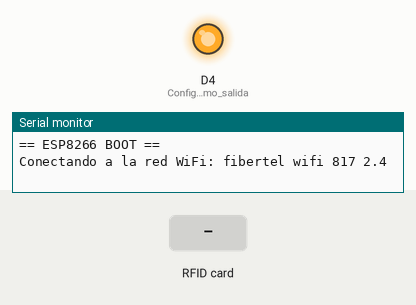
This sketch was run on a simulated ESP8266 (NodeMCU). Shown: output pins drawn as LEDs (lit = HIGH), the last lines printed to the serial monitor. The test bench sets the inputs (shaded band). WiFi joins after 1.5 s; servers stay silent unless stated; uploads are accepted with an empty reply.

Above: at 0.6 s.
At 3.2 s:
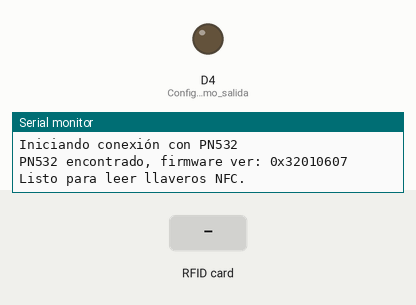
3.3 s: RFID card 5E 7A 19 C4 held to the reader
Timing chart, 0 to 6.3 s (numbered marks = the images above; inputs shaded):
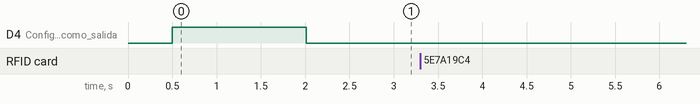

The sketch:

esp8266.ino
```cpp
#define WIFI
#define NFC
// #define KEYPAD

#ifdef WIFI
  #include <ESP8266WiFi.h>
  #include <ESP8266HTTPClient.h>
#endif
#ifdef NFC
  #include <Adafruit_PN532.h>
  #include <Wire.h>
#endif
#ifdef KEYPAD
  #include <Keypad.h>
#endif

// Pines seguros para GPIO
#define D1   5    // GPIO5   -> OK para uso general
#define D2   4    // GPIO4   -> OK para uso general
#define D5   14   // GPIO14  -> OK para uso general (SCK)
#define D6   12   // GPIO12  -> OK para uso general (MISO)
#define D7   13   // GPIO13  -> OK para uso general (MOSI)
#define D8   15   // GPIO15  -> cuidado: debe estar en LOW al boot, no recomendable para entradas

// Pines problemáticos (boot mode)
#define D0   16   // GPIO16  -> OK solo como salida, no tiene interrupciones
#define D3   0    // GPIO0   -> ENTRADA al boot, si está en LOW el ESP no arranca
#define D4   2    // GPIO2   -> Debe estar HIGH al boot, conectado al LED azul
#define D8B  15   // GPIO15  -> Debe estar LOW al boot, no usar como entrada

// Pines reservados (no usar salvo casos específicos)
#define RX   3    // GPIO3   -> RX Serial
#define TX   1    // GPIO1   -> TX Serial

//////////////////////////////////
// Configuración Keypad
#ifdef KEYPAD
  const uint8_t ROWS = 4;
  const uint8_t COLS = 4;
  char keys[ROWS][COLS] = {
    { '1', '2', '3', 'A' },
    { '4', '5', '6', 'B' },
    { '7', '8', '9', 'C' },
    { '*', '0', '#', 'D' }
  };

  uint8_t colPins[COLS] = { D4, D5, D6, D7 }; // Pins connected to C1, C2, C3, C4
  uint8_t rowPins[ROWS] = { D8, D1, D2, D3}; // Pins connected to R1, R2, R3, R4

  Keypad keypad = Keypad(makeKeymap(keys), rowPins, colPins, ROWS, COLS);
#endif
//////////////////////////////////

//////////////////////////////////
// Configuración WiFi
#ifdef WIFI
  #define WIFI_SSID "fibertel wifi 817 2.4"
  #define WIFI_PASSWORD "barhaulet1"
  #define WIFI_CHANNEL 6
#endif
//////////////////////////////////

//////////////////////////////////
// Configuración del PN532
#ifdef NFC
  #define SDA_PIN D2  // D2
  #define SCL_PIN D1  // D1
  #define PN532_IRQ   2   // cualquier pin libre
  #define PN532_RESET 3   // cualquier pin libre
  Adafruit_PN532 nfc(PN532_IRQ, PN532_RESET, &Wire);
#endif
//////////////////////////////////

#define ENDPOINT_URL "http://192.168.0.187:8080/turnero"

void setup() {
  Serial.begin(115200);
  delay(500);
  pinMode(LED_BUILTIN, OUTPUT); // Configura LED como salida
  digitalWrite(LED_BUILTIN, HIGH);
  Serial.println("== ESP8266 BOOT ==");

  // Seteamos el internet
  #ifdef WIFI
    Serial.printf("Conectando a la red WiFi: %s\n", WIFI_SSID);
    WiFi.begin(WIFI_SSID, WIFI_PASSWORD, WIFI_CHANNEL);

    while (WiFi.status() != WL_CONNECTED) {
      delay(500);
      Serial.print(".");
    }

    Serial.println("");
    Serial.printf("Conectado a %s\n", WIFI_SSID);
    Serial.print("IP asignada: ");
    Serial.println(WiFi.localIP());  // IP local del ESP8266
  #endif

  // Comenzar lectura NFC
  #ifdef NFC
    Serial.printf("Iniciando conexión con PN532\n");
    Wire.begin(SDA_PIN, SCL_PIN);
    nfc.begin();


    uint32_t versiondata = nfc.getFirmwareVersion();
    if (!versiondata) {
      Serial.println("No se pudo encontrar PN532");
      while(1) delay(5000);
    }

    Serial.print("PN532 encontrado, firmware ver: 0x");
    Serial.println(versiondata, HEX);

    nfc.SAMConfig(); // Configura el PN532 para lectura de tarjetas
    Serial.println("Listo para leer llaveros NFC.");
  #endif

  digitalWrite(LED_BUILTIN, LOW); // Enciende el led, en el esp8266 el low es el high, ni idea por que
}

void loop() {
  #if defined(NFC) && !defined(KEYPAD)
    uint8_t success;
    uint8_t uid[7];      // Tamaño máximo UID
    uint8_t uidLength;

    // Espera a que un llavero NFC esté presente
    success = nfc.readPassiveTargetID(PN532_MIFARE_ISO14443A, uid, &uidLength);

    if (success) {
      Serial.print("UID leído: ");
      for (uint8_t i = 0; i < uidLength; i++) {
        Serial.print(uid[i], HEX);
        if (i < uidLength - 1) Serial.print(":");
      }
      #ifdef WIFI
        String szUid = uidToString(uid, uidLength);
        sendAttendance(szUid.c_str());
      #endif
      Serial.println();
      delay(1000); // Pequeño retardo para evitar lecturas repetidas inmediatas
    }
  #elif !defined(NFC) && defined(KEYPAD)
    char key = keypad.getKey();
    if(key != NO_KEY) Serial.println(key);
  #else
    // Codigo por si ninguno de los 2 está
  #endif


}

String uidToString(uint8_t *uid, uint8_t uidLength) {
  String uidString = "";
  for (uint8_t i = 0; i < uidLength; i++) {
    if (uid[i] < 0x10) uidString += "0"; // asegura siempre 2 dígitos
    uidString += String(uid[i], HEX);
    if (i < uidLength - 1) uidString += ":"; // separador entre bytes
  }
  uidString.toUpperCase(); // opcional, pone en mayúsculas
  return uidString;
}


#ifdef WIFI
  void reconnectWiFi() {
    if (WiFi.status() == WL_CONNECTED) return; // ya está conectado

    Serial.println("WiFi desconectado, intentando reconectar...");
    digitalWrite(LED_BUILTIN, HIGH); // Enciende el led, en el esp8266 el low es el high, ni idea por que

    WiFi.disconnect(); // fuerza desconexión previa
    WiFi.begin(WIFI_SSID, WIFI_PASSWORD, WIFI_CHANNEL);

    unsigned long startAttemptTime = millis();

    // esperar hasta 10 segundos
    while (WiFi.status() != WL_CONNECTED && millis() - startAttemptTime < 10000) {
      delay(500);
      Serial.print(".");
    }

    if (WiFi.status() == WL_CONNECTED) {
      Serial.println("\nReconectado al WiFi!");
      digitalWrite(LED_BUILTIN, LOW); // prender LED
      Serial.print("IP asignada: ");
      Serial.println(WiFi.localIP());
      digitalWrite(LED_BUILTIN, LOW); // Enciende el led, en el esp8266 el low es el high, ni idea por que
    } else {
      Serial.println("\nNo se pudo reconectar al WiFi.");
      digitalWrite(LED_BUILTIN, HIGH); // apagar LED
    }
  }

  void sendAttendance(const char* dni) {
  if (WiFi.status() != WL_CONNECTED) {
    Serial.println("Error: WiFi no conectado");
    reconnectWiFi();
    return;
  }

  WiFiClient client;
  // WiFiClientSecure client;
  HTTPClient http;
  // client.setInsecure();  // No valida certificado, útil para pruebas

  // Iniciar conexión HTTP
  http.begin(client, ENDPOINT_URL);

  http.addHeader("Content-Type", "application/json");
  http.setReuse(true); // Reutilizar conexión
  http.setTimeout(10000); // Timeout de 10 segundos

  // Crear el JSON con el DNI
  String jsonPayload = "{\"uid\":\"" + String(dni) + "\"}";

  Serial.print("Enviando attendance: ");
  Serial.println(jsonPayload);

  // Enviar solicitud POST (no GET, porque estás enviando datos)
  int httpCode = http.POST(jsonPayload);
  // int httpCode = http.GET();

  // Verificar respuesta
  if (httpCode > 0) {
    Serial.printf("Código HTTP: %d\n", httpCode);

    if (httpCode == HTTP_CODE_OK) {
      String response = http.getString();
      Serial.print("Respuesta del servidor: ");
      Serial.println(response);
    } else {
      Serial.printf("Respuesta inesperada: %d\n", httpCode);
      String errorResponse = http.getString();
      Serial.print("Error response: ");
      Serial.println(errorResponse);
    }
  } else {
    Serial.printf("Error de conexión: %s\n", http.errorToString(httpCode).c_str());
  }

  http.end(); // Siempre cerrar la conexión
  delay(1000);
}

#endif
```
